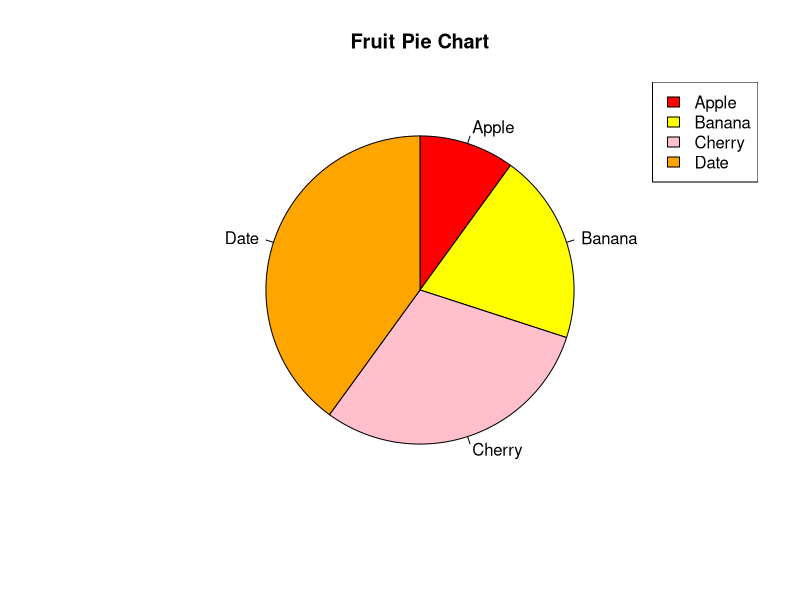

Recreate this plot in R.
# Program 18

# 18. Write a R program to create pie chart and implement
# a. Start angle
# b. Labels and Header
# c. Color
# d. Legend ()


# Sample data
slices <- c(10, 20, 30, 40)
labels <- c("Apple", "Banana", "Cherry", "Date")
colors <- c("red", "yellow", "pink", "orange")
# Create pie chart
pie(slices,
labels = labels,
main = "Fruit Pie Chart",
col = colors,
clockwise = TRUE,
init.angle = 90)
# Labels for slices
# Title
# Colors for slices
# Clockwise direction # Start angle
# Add legend
legend("topright", legend = labels, fill = colors)
